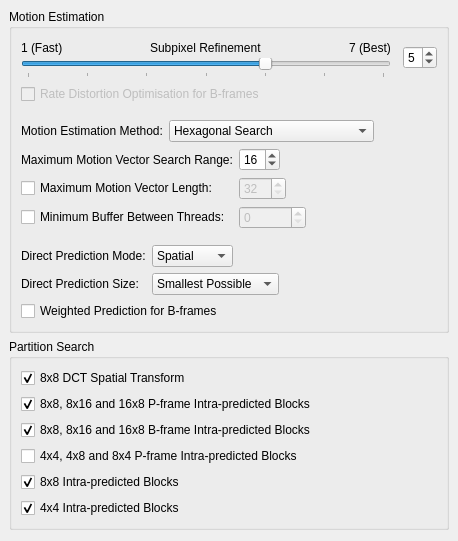
     <widget class="QWidget" name="tab_6" >
      <attribute name="title" >
       <string>Motion Estimation</string>
      </attribute>
      <layout class="QVBoxLayout" >
       <property name="margin" >
        <number>9</number>
       </property>
       <property name="spacing" >
        <number>6</number>
       </property>
       <item>
        <widget class="QGroupBox" name="groupBox_11" >
         <property name="title" >
          <string>Motion Estimation</string>
         </property>
         <layout class="QVBoxLayout" >
          <property name="margin" >
           <number>9</number>
          </property>
          <property name="spacing" >
           <number>6</number>
          </property>
          <item>
           <layout class="QVBoxLayout" >
            <property name="margin" >
             <number>0</number>
            </property>
            <property name="spacing" >
             <number>6</number>
            </property>
            <item>
             <layout class="QHBoxLayout" >
              <property name="margin" >
               <number>0</number>
              </property>
              <property name="spacing" >
               <number>12</number>
              </property>
              <item>
               <layout class="QVBoxLayout" >
                <property name="margin" >
                 <number>0</number>
                </property>
                <property name="spacing" >
                 <number>0</number>
                </property>
                <item>
                 <layout class="QHBoxLayout" >
                  <property name="margin" >
                   <number>0</number>
                  </property>
                  <property name="spacing" >
                   <number>0</number>
                  </property>
                  <item>
                   <widget class="QLabel" name="label_35" >
                    <property name="text" >
                     <string>1 (Fast)</string>
                    </property>
                   </widget>
                  </item>
                  <item>
                   <spacer>
                    <property name="orientation" >
                     <enum>Qt::Horizontal</enum>
                    </property>
                    <property name="sizeHint" >
                     <size>
                      <width>40</width>
                      <height>20</height>
                     </size>
                    </property>
                   </spacer>
                  </item>
                  <item>
                   <widget class="QLabel" name="label_36" >
                    <property name="text" >
                     <string>Subpixel Refinement</string>
                    </property>
                   </widget>
                  </item>
                  <item>
                   <spacer>
                    <property name="orientation" >
                     <enum>Qt::Horizontal</enum>
                    </property>
                    <property name="sizeHint" >
                     <size>
                      <width>40</width>
                      <height>20</height>
                     </size>
                    </property>
                   </spacer>
                  </item>
                  <item>
                   <widget class="QLabel" name="label_37" >
                    <property name="text" >
                     <string>7 (Best)</string>
                    </property>
                   </widget>
                  </item>
                 </layout>
                </item>
                <item>
                 <widget class="QSlider" name="meSlider" >
                  <property name="sizePolicy" >
                   <sizepolicy>
                    <hsizetype>5</hsizetype>
                    <vsizetype>0</vsizetype>
                    <horstretch>0</horstretch>
                    <verstretch>0</verstretch>
                   </sizepolicy>
                  </property>
                  <property name="minimum" >
                   <number>1</number>
                  </property>
                  <property name="maximum" >
                   <number>7</number>
                  </property>
                  <property name="pageStep" >
                   <number>1</number>
                  </property>
                  <property name="value" >
                   <number>5</number>
                  </property>
                  <property name="orientation" >
                   <enum>Qt::Horizontal</enum>
                  </property>
                  <property name="tickPosition" >
                   <enum>QSlider::TicksBelow</enum>
                  </property>
                 </widget>
                </item>
               </layout>
              </item>
              <item>
               <widget class="QSpinBox" name="meSpinBox" >
                <property name="maximum" >
                 <number>7</number>
                </property>
                <property name="minimum" >
                 <number>1</number>
                </property>
                <property name="value" >
                 <number>5</number>
                </property>
               </widget>
              </item>
             </layout>
            </item>
            <item>
             <widget class="QCheckBox" name="rdoCheckBox" >
              <property name="enabled" >
               <bool>false</bool>
              </property>
              <property name="text" >
               <string>Rate Distortion Optimisation for B-frames</string>
              </property>
              <property name="checked" >
               <bool>false</bool>
              </property>
             </widget>
            </item>
           </layout>
          </item>
          <item>
           <spacer>
            <property name="orientation" >
             <enum>Qt::Vertical</enum>
            </property>
            <property name="sizeType" >
             <enum>QSizePolicy::Fixed</enum>
            </property>
            <property name="sizeHint" >
             <size>
              <width>416</width>
              <height>10</height>
             </size>
            </property>
           </spacer>
          </item>
          <item>
           <layout class="QVBoxLayout" >
            <property name="margin" >
             <number>0</number>
            </property>
            <property name="spacing" >
             <number>6</number>
            </property>
            <item>
             <layout class="QHBoxLayout" >
              <property name="margin" >
               <number>0</number>
              </property>
              <property name="spacing" >
               <number>6</number>
              </property>
              <item>
               <widget class="QLabel" name="label_38" >
                <property name="text" >
                 <string>Motion Estimation Method:</string>
                </property>
               </widget>
              </item>
              <item>
               <layout class="QHBoxLayout" >
                <property name="margin" >
                 <number>0</number>
                </property>
                <property name="spacing" >
                 <number>6</number>
                </property>
                <item>
                 <widget class="QComboBox" name="meMethodComboBox" >
                  <property name="currentIndex" >
                   <number>1</number>
                  </property>
                  <item>
                   <property name="text" >
                    <string>Diamond Search</string>
                   </property>
                  </item>
                  <item>
                   <property name="text" >
                    <string>Hexagonal Search</string>
                   </property>
                  </item>
                  <item>
                   <property name="text" >
                    <string>Uneven Multi-hexagonal Search</string>
                   </property>
                  </item>
                  <item>
                   <property name="text" >
                    <string>Exhaustive Search</string>
                   </property>
                  </item>
                 </widget>
                </item>
                <item>
                 <spacer>
                  <property name="orientation" >
                   <enum>Qt::Horizontal</enum>
                  </property>
                  <property name="sizeHint" >
                   <size>
                    <width>40</width>
                    <height>20</height>
                   </size>
                  </property>
                 </spacer>
                </item>
               </layout>
              </item>
             </layout>
            </item>
            <item>
             <layout class="QGridLayout" >
              <property name="margin" >
               <number>0</number>
              </property>
              <property name="spacing" >
               <number>6</number>
              </property>
              <item row="1" column="1" >
               <layout class="QHBoxLayout" >
                <property name="margin" >
                 <number>0</number>
                </property>
                <property name="spacing" >
                 <number>6</number>
                </property>
                <item>
                 <widget class="QSpinBox" name="mvLengthSpinBox" >
                  <property name="enabled" >
                   <bool>false</bool>
                  </property>
                  <property name="maximum" >
                   <number>512</number>
                  </property>
                  <property name="minimum" >
                   <number>32</number>
                  </property>
                 </widget>
                </item>
                <item>
                 <spacer>
                  <property name="orientation" >
                   <enum>Qt::Horizontal</enum>
                  </property>
                  <property name="sizeHint" >
                   <size>
                    <width>40</width>
                    <height>20</height>
                   </size>
                  </property>
                 </spacer>
                </item>
               </layout>
              </item>
              <item row="1" column="0" >
               <widget class="QCheckBox" name="mvLengthCheckBox" >
                <property name="text" >
                 <string>Maximum Motion Vector Length:</string>
                </property>
               </widget>
              </item>
              <item row="2" column="1" >
               <layout class="QHBoxLayout" >
                <property name="margin" >
                 <number>0</number>
                </property>
                <property name="spacing" >
                 <number>6</number>
                </property>
                <item>
                 <widget class="QSpinBox" name="minThreadBufferSpinBox" >
                  <property name="enabled" >
                   <bool>false</bool>
                  </property>
                  <property name="maximum" >
                   <number>2147483647</number>
                  </property>
                  <property name="minimum" >
                   <number>0</number>
                  </property>
                  <property name="singleStep" >
                   <number>1</number>
                  </property>
                  <property name="value" >
                   <number>0</number>
                  </property>
                 </widget>
                </item>
                <item>
                 <spacer>
                  <property name="orientation" >
                   <enum>Qt::Horizontal</enum>
                  </property>
                  <property name="sizeHint" >
                   <size>
                    <width>40</width>
                    <height>20</height>
                   </size>
                  </property>
                 </spacer>
                </item>
               </layout>
              </item>
              <item row="0" column="1" >
               <layout class="QHBoxLayout" >
                <property name="margin" >
                 <number>0</number>
                </property>
                <property name="spacing" >
                 <number>6</number>
                </property>
                <item>
                 <widget class="QSpinBox" name="mvRangeSpinBox" >
                  <property name="maximum" >
                   <number>64</number>
                  </property>
                  <property name="value" >
                   <number>16</number>
                  </property>
                 </widget>
                </item>
                <item>
                 <spacer>
                  <property name="orientation" >
                   <enum>Qt::Horizontal</enum>
                  </property>
                  <property name="sizeHint" >
                   <size>
                    <width>40</width>
                    <height>20</height>
                   </size>
                  </property>
                 </spacer>
                </item>
               </layout>
              </item>
              <item row="2" column="0" >
               <widget class="QCheckBox" name="minThreadBufferCheckBox" >
                <property name="text" >
                 <string>Minimum Buffer Between Threads:</string>
                </property>
               </widget>
              </item>
              <item row="0" column="0" >
               <widget class="QLabel" name="label_39" >
                <property name="text" >
                 <string>Maximum Motion Vector Search Range:</string>
                </property>
               </widget>
              </item>
             </layout>
            </item>
           </layout>
          </item>
          <item>
           <spacer>
            <property name="orientation" >
             <enum>Qt::Vertical</enum>
            </property>
            <property name="sizeType" >
             <enum>QSizePolicy::Fixed</enum>
            </property>
            <property name="sizeHint" >
             <size>
              <width>416</width>
              <height>10</height>
             </size>
            </property>
           </spacer>
          </item>
          <item>
           <layout class="QVBoxLayout" >
            <property name="margin" >
             <number>0</number>
            </property>
            <property name="spacing" >
             <number>6</number>
            </property>
            <item>
             <layout class="QGridLayout" >
              <property name="margin" >
               <number>0</number>
              </property>
              <property name="spacing" >
               <number>6</number>
              </property>
              <item row="1" column="0" >
               <widget class="QLabel" name="label_41" >
                <property name="text" >
                 <string>Direct Prediction Size:</string>
                </property>
               </widget>
              </item>
              <item row="0" column="0" >
               <widget class="QLabel" name="label_40" >
                <property name="text" >
                 <string>Direct Prediction Mode:</string>
                </property>
               </widget>
              </item>
              <item row="0" column="1" >
               <layout class="QHBoxLayout" >
                <property name="margin" >
                 <number>0</number>
                </property>
                <property name="spacing" >
                 <number>6</number>
                </property>
                <item>
                 <widget class="QComboBox" name="predictModeComboBox" >
                  <property name="currentIndex" >
                   <number>1</number>
                  </property>
                  <item>
                   <property name="text" >
                    <string>None</string>
                   </property>
                  </item>
                  <item>
                   <property name="text" >
                    <string>Spatial</string>
                   </property>
                  </item>
                  <item>
                   <property name="text" >
                    <string>Temporal</string>
                   </property>
                  </item>
                  <item>
                   <property name="text" >
                    <string>Auto</string>
                   </property>
                  </item>
                 </widget>
                </item>
                <item>
                 <spacer>
                  <property name="orientation" >
                   <enum>Qt::Horizontal</enum>
                  </property>
                  <property name="sizeHint" >
                   <size>
                    <width>40</width>
                    <height>20</height>
                   </size>
                  </property>
                 </spacer>
                </item>
               </layout>
              </item>
              <item row="1" column="1" >
               <layout class="QHBoxLayout" >
                <property name="margin" >
                 <number>0</number>
                </property>
                <property name="spacing" >
                 <number>6</number>
                </property>
                <item>
                 <widget class="QComboBox" name="predictSizeComboBox" >
                  <item>
                   <property name="text" >
                    <string>Smallest Possible</string>
                   </property>
                  </item>
                  <item>
                   <property name="text" >
                    <string>4x4</string>
                   </property>
                  </item>
                  <item>
                   <property name="text" >
                    <string>8x8</string>
                   </property>
                  </item>
                 </widget>
                </item>
                <item>
                 <spacer>
                  <property name="orientation" >
                   <enum>Qt::Horizontal</enum>
                  </property>
                  <property name="sizeHint" >
                   <size>
                    <width>40</width>
                    <height>20</height>
                   </size>
                  </property>
                 </spacer>
                </item>
               </layout>
              </item>
             </layout>
            </item>
            <item>
             <widget class="QCheckBox" name="weightedPredictCheckBox" >
              <property name="text" >
               <string>Weighted Prediction for B-frames</string>
              </property>
             </widget>
            </item>
           </layout>
          </item>
         </layout>
        </widget>
       </item>
       <item>
        <widget class="QGroupBox" name="groupBox_10" >
         <property name="title" >
          <string>Partition Search</string>
         </property>
         <layout class="QVBoxLayout" >
          <property name="margin" >
           <number>9</number>
          </property>
          <property name="spacing" >
           <number>6</number>
          </property>
          <item>
           <layout class="QVBoxLayout" >
            <property name="margin" >
             <number>0</number>
            </property>
            <property name="spacing" >
             <number>6</number>
            </property>
            <item>
             <widget class="QCheckBox" name="dct8x8CheckBox" >
              <property name="text" >
               <string>8x8 DCT Spatial Transform</string>
              </property>
              <property name="checked" >
               <bool>true</bool>
              </property>
             </widget>
            </item>
            <item>
             <widget class="QCheckBox" name="p8x8CheckBox" >
              <property name="text" >
               <string>8x8, 8x16 and 16x8 P-frame Intra-predicted Blocks</string>
              </property>
              <property name="checked" >
               <bool>true</bool>
              </property>
             </widget>
            </item>
            <item>
             <widget class="QCheckBox" name="b8x8CheckBox" >
              <property name="text" >
               <string>8x8, 8x16 and 16x8 B-frame Intra-predicted Blocks</string>
              </property>
              <property name="checked" >
               <bool>true</bool>
              </property>
             </widget>
            </item>
            <item>
             <widget class="QCheckBox" name="p4x4CheckBox" >
              <property name="text" >
               <string>4x4, 4x8 and 8x4 P-frame Intra-predicted Blocks</string>
              </property>
             </widget>
            </item>
            <item>
             <widget class="QCheckBox" name="i8x8CheckBox" >
              <property name="text" >
               <string>8x8 Intra-predicted Blocks</string>
              </property>
              <property name="checked" >
               <bool>true</bool>
              </property>
             </widget>
            </item>
            <item>
             <widget class="QCheckBox" name="i4x4CheckBox" >
              <property name="text" >
               <string>4x4 Intra-predicted Blocks</string>
              </property>
              <property name="checked" >
               <bool>true</bool>
              </property>
             </widget>
            </item>
           </layout>
          </item>
         </layout>
        </widget>
       </item>
       <item>
        <spacer>
         <property name="orientation" >
          <enum>Qt::Vertical</enum>
         </property>
         <property name="sizeHint" >
          <size>
           <width>436</width>
           <height>2</height>
          </size>
         </property>
        </spacer>
       </item>
      </layout>
     </widget>
